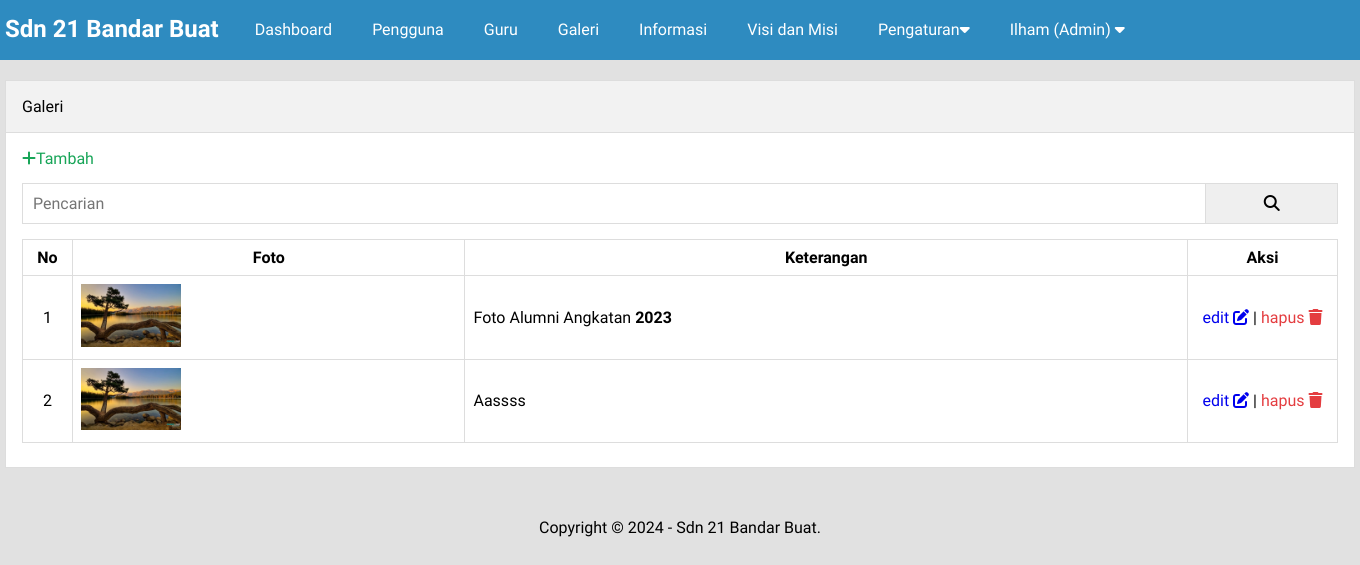
Page /admin/galeri.php (signed in) on the committed database.
### tables this page shows
CREATE TABLE `pengaturan` (
  `id` int NOT NULL,
  `nama` varchar(50) NOT NULL,
  `email` varchar(50) NOT NULL,
  `telepon` varchar(30) NOT NULL,
  `alamat` text NOT NULL,
  `logo` varchar(50) NOT NULL,
  `favicon` varchar(50) NOT NULL,
  `tentang_sekolah` text NOT NULL,
  `foto_sekolah` varchar(50) NOT NULL,
  `google_maps` text NOT NULL,
  `nama_kepsek` varchar(50) NOT NULL,
  `foto_kepsek` varchar(50) NOT NULL,
  `sambutan_kepsek` text NOT NULL,
  `created_at` timestamp NOT NULL DEFAULT CURRENT_TIMESTAMP ON UPDATE CURRENT_TIMESTAMP,
  `updated_at` datetime DEFAULT NULL
);

CREATE TABLE `galeri` (
  `id` int NOT NULL,
  `foto` varchar(50) NOT NULL,
  `keterangan` varchar(100) NOT NULL,
  `created_at` timestamp NOT NULL DEFAULT CURRENT_TIMESTAMP ON UPDATE CURRENT_TIMESTAMP,
  `updated_at` datetime DEFAULT NULL
);

### admin/galeri.php (the view, shortened to what this page needs)
<?php include 'header.php'
?>
<div class="content">
	<div class="container">
		<div class="box">
			<div class="box-header">
				Galeri
			</div>
			<div class="box-body">
				<a href="tambah-galeri.php" class="text-green"><i class="fa fa-plus"> </i>Tambah</a>
				<form action="">
					<div class="input-group">
						<input type="text" name="key" placeholder="Pencarian" >
						<button type="submit"><i class="fa fa-search"></i></button>
					</div>
				</form>
			<table class="table">
				<thead>
					<tr>
						<th>No</th>
						<th>Foto</th>
						<th>Keterangan</th>
						<th>Aksi</th>
					</tr>
				</thead>
				<tbody>
					<?php
					$no = 1;
					$where = " WHERE 1=1 ";
					$galeri = mysqli_query($conn, "SELECT * FROM galeri $where ORDER BY id DESC");
					if(mysqli_num_rows($galeri) > 0 ) {
					while($p = mysqli_fetch_array($galeri)){
					?>
					<tr>
					<td><?= $no++ ?></td>
					<td><img src="../uploads/galeri/<?= $p ['foto']?>" width="100px"></td>
					<td><?= $p ['keterangan']?></td>
					<td>
						<a href="edit-galeri.php?id=<?= $p['id'] ?>" title="Edit Data"> edit <i class="fa fa-edit"></i></a> |
						<a href="hapus.php? idgaleri=<?= $p['id'] ?>" onclick ="return confirm('Apakah Anda Yakin Untuk Hapus Data?')" title="Hapus Data" class="text-red"> hapus <i class="fa fa-trash"></i></a>
						</td>
					</tr>
					<?php }}else{ ?>
					<tr>
						<td colspan="4">Data Tidak Ada</td>
					</tr>
					<?php } ?>
				</tbody>
			</table>
			</div>
		</div>
</div>
</div>
<?php include 'footer.php' ?>

### admin/header.php (shortened to what this page needs)
<?php
include '../koneksi.php';
$identitas = mysqli_query($conn, "SELECT * FROM pengaturan ORDER BY id DESC LIMIT 1");
$d = mysqli_fetch_object($identitas);
?>
<!DOCTYPE html>
<html lang="en">
<head>
    <link rel="stylesheet" href="../assets/css/style.css">
    <link rel="stylesheet" href="https://cdnjs.cloudflare.com/ajax/libs/font-awesome/6.5.2/css/all.min.css" />
</head>
<body class="bg-light">
    <div class="navbar">
        <div class="container">
            <h2 class="nav-brand float-left"><a href=""><?= htmlspecialchars($d->nama, ENT_QUOTES, 'UTF-8') ?></a></h2>
            <ul class="nav-menu float-left">
                <li><a href="index.php">Dashboard</a></li>
                <li><a href="pengguna.php">Pengguna</a></li>
                <li><a href="guru.php">Guru</a></li>
                <li><a href="galeri.php">Galeri</a></li>
                <li><a href="informasi.php">Informasi</a></li>
                <li><a href="visimisi-index.php">Visi dan Misi</a></li>
                <li>
                    <a href="#">Pengaturan<i class="fa fa-caret-down"></i></a>
                </li>
            </ul>
            <ul class="nav-menu float-left">
                <li>
                    <a href="#"><?= isset($_SESSION['uname']) ? htmlspecialchars($_SESSION['uname'], ENT_QUOTES, 'UTF-8') : 'Pengunjung' ?>
                        (<?= isset($_SESSION['ulevel']) ? htmlspecialchars($_SESSION['ulevel'], ENT_QUOTES, 'UTF-8') : 'Pengunjung' ?>)
                        <i class="fa fa-caret-down"></i>
                    </a>
                </li>
            </ul>
        </div>
    </div>
</body>
</html>

### admin/footer.php
<div class="footer">
	<div class="container text-center">
		Copyright &copy; 2024 - <?= $d->nama ?>.
	</div>
</div>
	</body>
</html>

### assets/css/style.css (style rules this page uses)
* { margin:0; padding:0; font-family: 'Quicksand', sans-serif; box-sizing: border-box; }
a { text-decoration: none ; }
.float-left { float: left ; }
.container { width:1350px ; margin:0 auto ; }
.container::after { content: ""; display: block; clear: both; }
.bg-light { background-color: #dddd ; }
.box { border:1px solid #ddd ; background-color: #fff ; }
.box-header { padding:16px ; border-bottom:1px solid #ddd ; background-color:#f2f2f2 ; }
.box-body { padding:16px ; }
form { margin:15px 0px ; }
.text-center { text-align: center; }
.navbar { height:60px ; width:100% ; background-color: #2E8BC0 ; position: fixed; }
.navbar a { color: #fff ; }
.nav-brand { display: inline-block ; padding:15px 0 ; margin-right:16px ; }
.nav-menu { display: flex ; list-style: none ; }
.nav-menu li a { padding:20px ; display:inline-block ; }
.content { padding:80px 0 30px 0 ; }
.footer { padding:20px 0 ; }
.table { width:100% ; border-collapse:collapse ; margin:8px 0 ; }
.table th, .table td { border:1px solid #ddd ; padding:8px ; }
.table td:first-child { width:50px ; text-align: center; }
.table td:last-child { width:150px ; text-align: center; }
.text-red { color: #E43D40 ; }
.text-green { color: #18A558; }
.input-group:after { content: ""; clear: both ; display: block ; }
.input-group input[type="text"] { width:90% ; padding:10px ; font-size:16px ; border:1px solid #ddd ; }
.input-group button { width:10% ; padding:10px ; font-size:16px ; float: right; border:1px solid #ddd ; border-left: none ; }

### rows in the picture
pengaturan: nama "Sdn 21 Bandar Buat"
galeri: foto (picture), keterangan "Foto Alumni Angkatan 2023"
galeri: foto (picture), keterangan "Aassss"

### other values in the picture
$_SESSION['uname'] "Ilham"
$_SESSION['ulevel'] "Admin"
